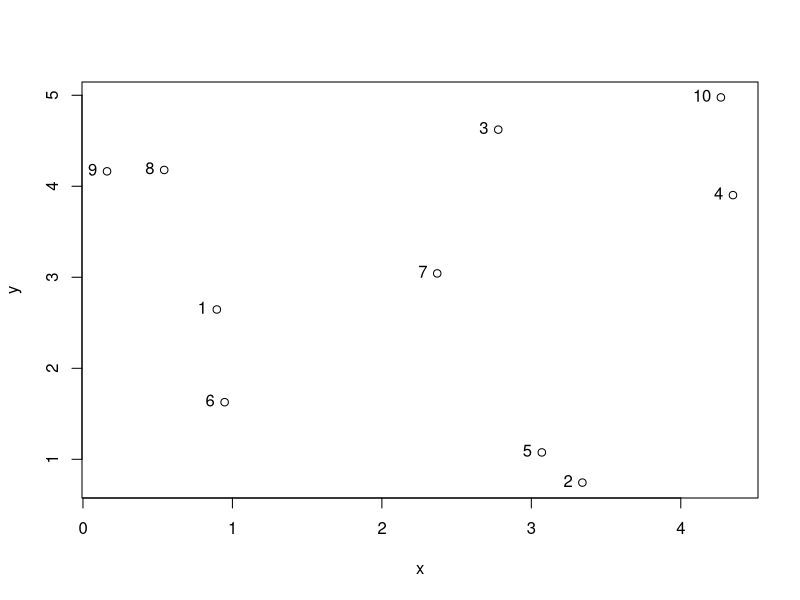
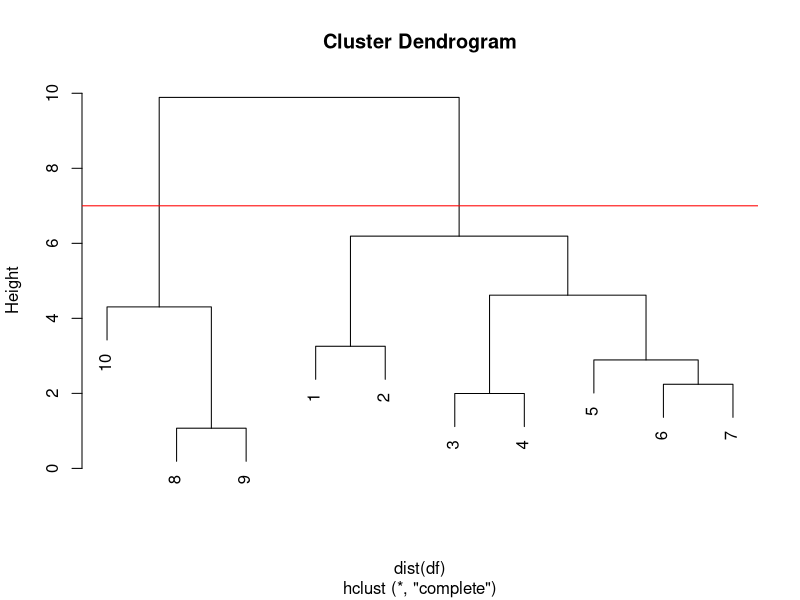

Write the R code that produced these figures, in order.
# Heirarchial clustering
# Dendrogram
# 1. Bottom up
# 2. Top down
df <- data.frame(x=runif(10,0,5),y=runif(10,0,5),z=1:10)
with(df,plot(x,y))
with(df,text(x=x,y=y,label=z,pos = 2))
hc <- hclust(d=dist(df))
plot(hc)
abline(h=7,col="red")
cluster  <- cutree(hc,h=7)
cluster
